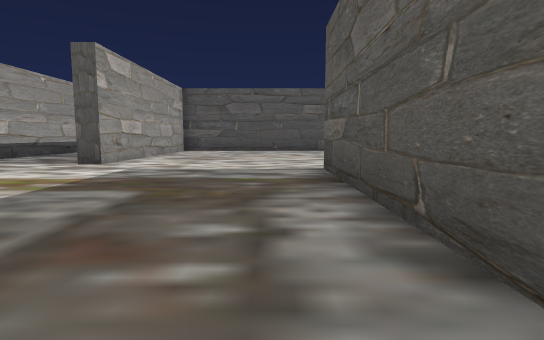
[1] (above)

24 first-person views from a walk through a 3-D level made in the Unity game engine. The camera is 1.2 m above the floor, tilts 6° down and sees 80° across. The floor is counted in squares, 2 m on a side. Each view is taken from the middle of a square. On the plan, view 1 faces up. The plan holds only what a view shows up to about 10 squares ahead; the rest is blank. The place goes on beyond the plan. The player character is not drawn.

[2]
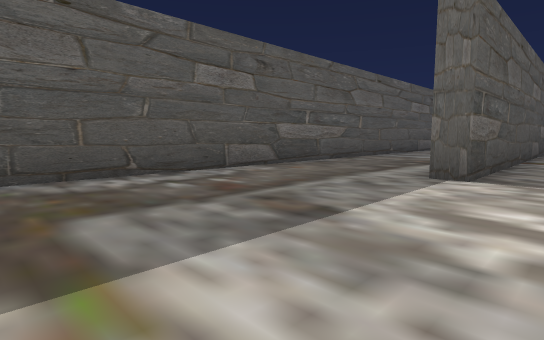

[3]
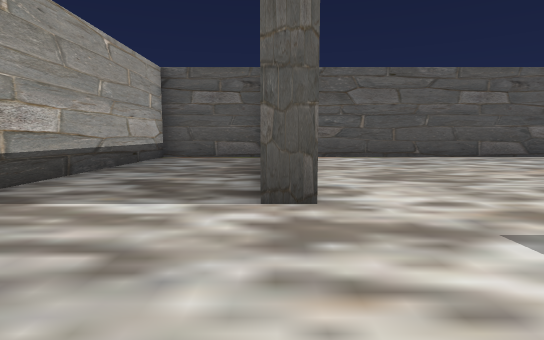

[4]
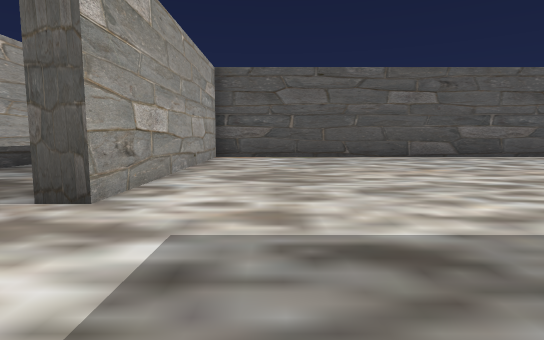

[5]
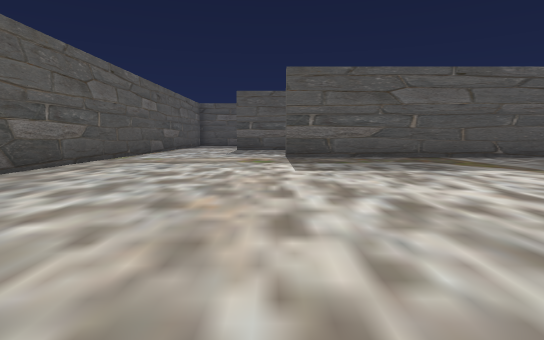

[6]
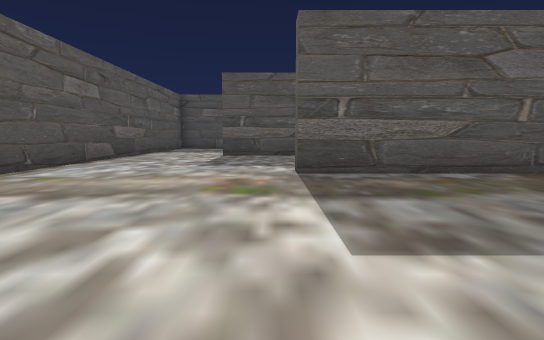

[7]
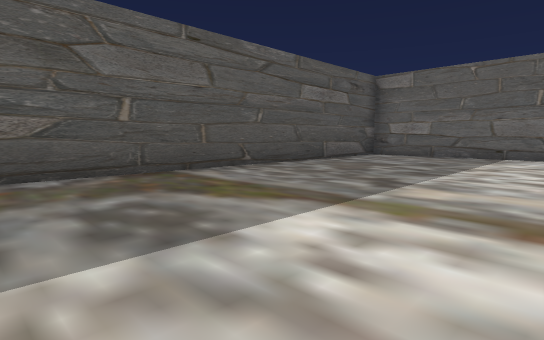

[8]
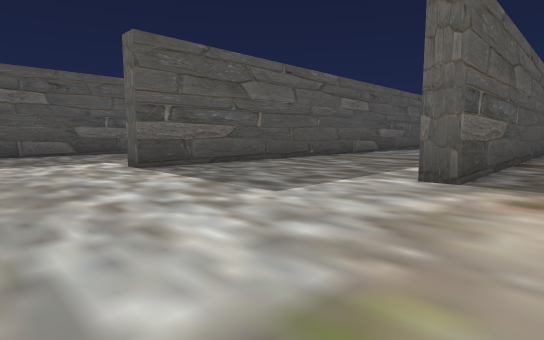

[9]
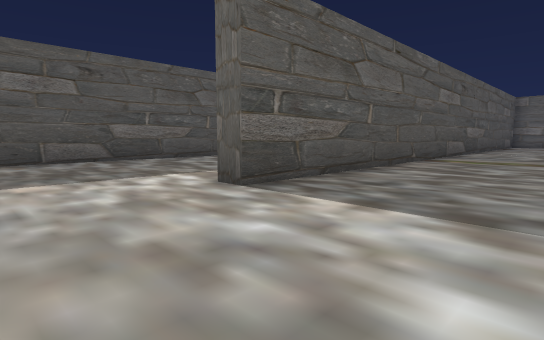

[10]
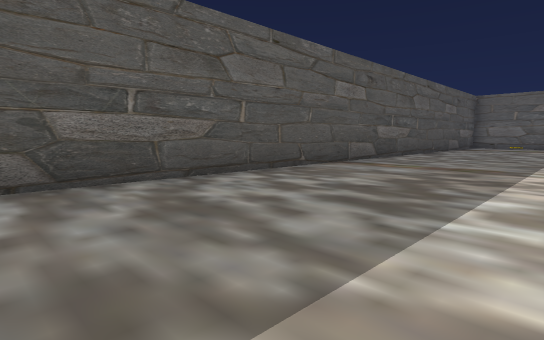

[11]
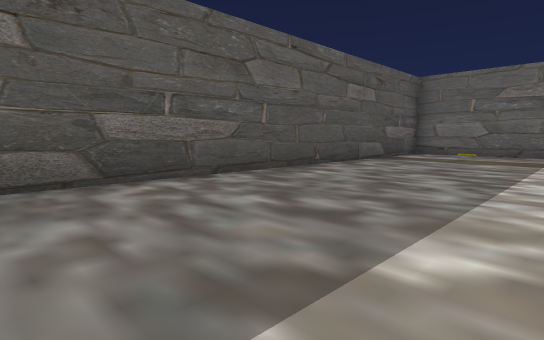

[12]
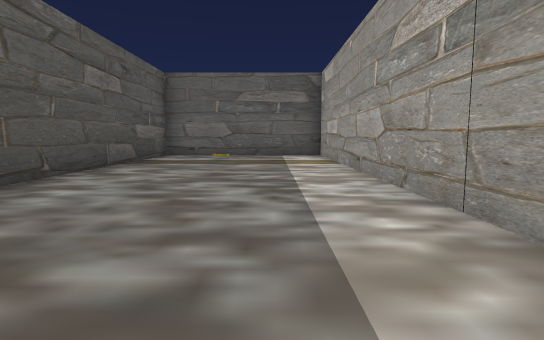

[13]
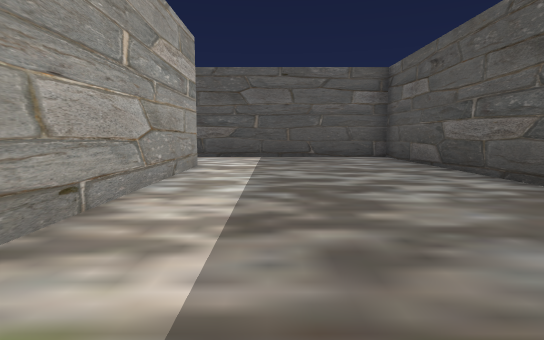

[14]
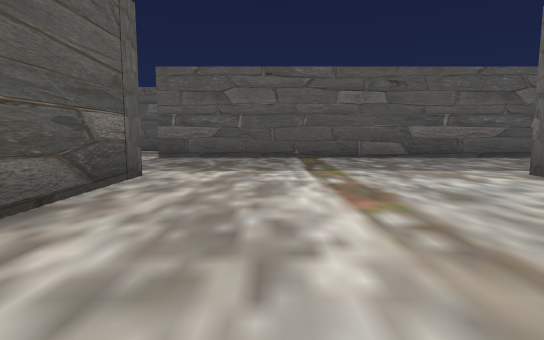

[15]
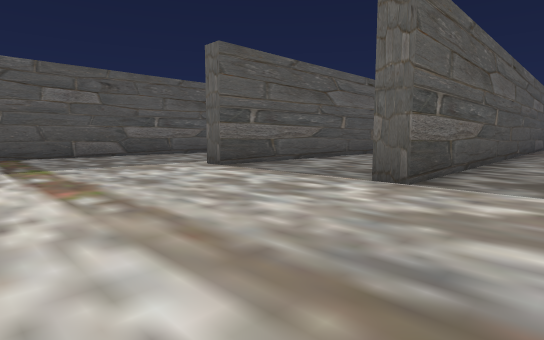

[16]
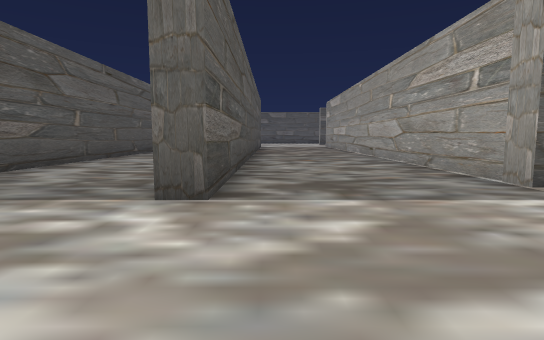

[17]
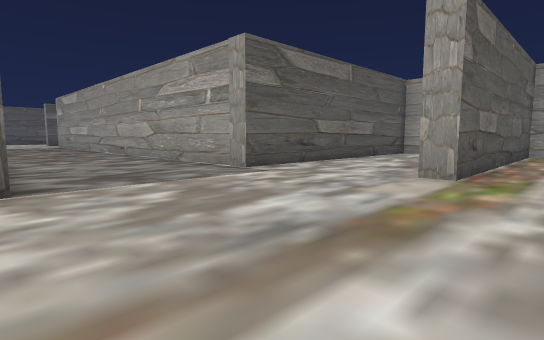

[18]
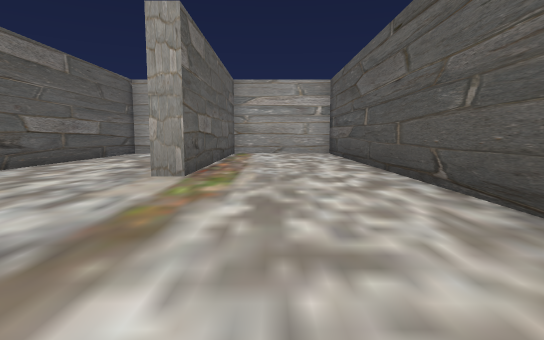

[19]
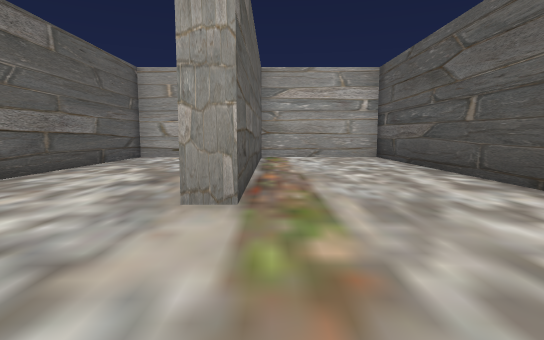

[20]
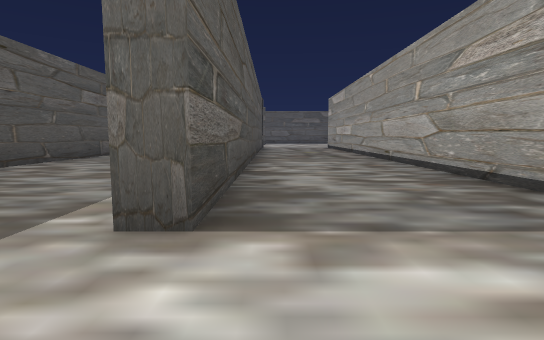

[21]
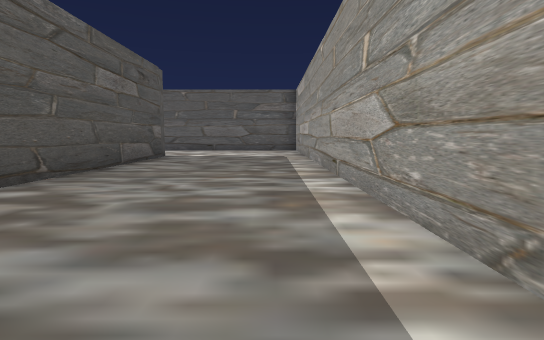

[22]
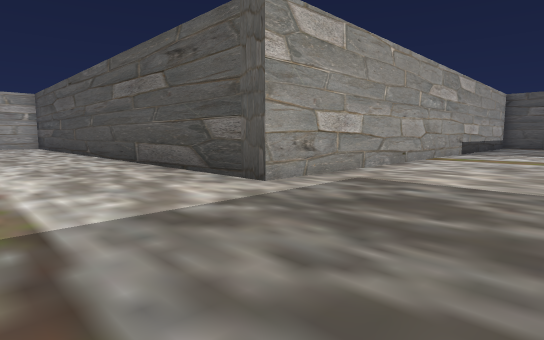

[23]
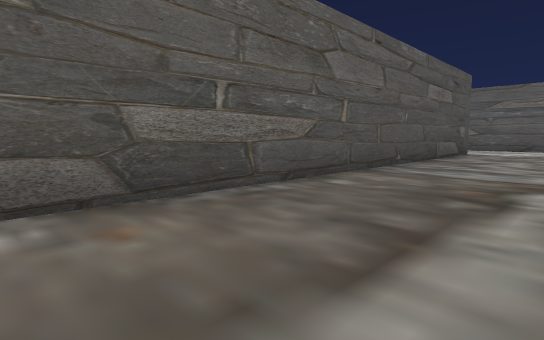

[24]
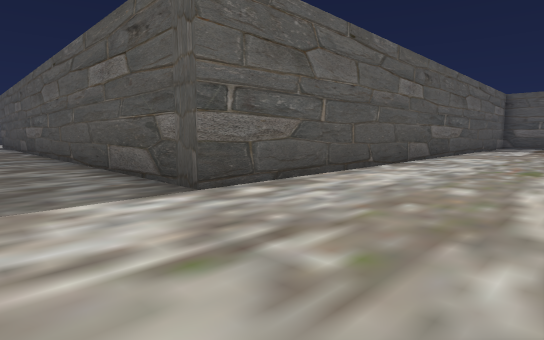

### Floor plan
Points are (right, up) in squares from view 1. A wall is a line through its corners. A room is listed if a view was taken in it or the views show most of it. See-through windows are left out.
Room 1 (views 1, 24)
walls: (10.2, -11.9) (0.9, -11.9) (0.9, 0.5)
ways out: opening at (-0.5, -0.5) to room 2
Room 2 (views 2, 3, 4, 5, 6, 7, 8, 9, 10, 11, 12, 13, 14, 15, 16, 17, 18, 19, 20, 21, 22, 23)
walls: (2.8, -2.9) (6.5, -2.9); (0.9, 0.5) (0.9, 5.9); (7.1, -2.1) (7.1, 8.6) (7.8, 8.6); (12, 1.8) (12, 10.5) (12.5, 10.5) (12.5, 5.8); (12.5, 1.2) (12.5, -7) (17.2, -7) (17.2, 13.2) (-3.6, 13.2) (-3.6, 6.8) (-4.1, 6.8); (-7, -10.1) (-7, -18.9); (-10.9, -9.4) (-10.9, -16.1); (-4.2, 13.2) (-7, 13.2) (-7, -2) (-22.3, -2) (-22.3, -5.3) (-15.8, -5.3) (-15.8, -5.9); (-7.5, -15.8) (-7.5, -8) (-7, -8); (-2.9, -18.8) (-2.9, -0.8) (-2.2, -0.8); (-11.4, -16.6) (-11.4, -8) (-10.9, -8); (-22.3, -7.6) (-22.3, -8.7) (-15.1, -8.7) (-15.1, -15.1)
ways out: opening at (-0.5, -0.5) to room 1
objects: other object (15, -5)

Positions as (right, up) in squares from view 1, and headings:
1: (0, 0), facing up
2: (-4, 4), facing down-right
3: (-4, 4), facing up
4: (-2, 4), facing up
5: (-2, 9), facing right
6: (2, 9), facing right
7: (2, 7), facing down-right
8: (6, 13), facing down-right
9: (9, 13), facing down-right
10: (13, 11), facing down-right
11: (13, 4), facing down-right
12: (14, 3), facing down
13: (14, 4), facing up
14: (-12, -4), facing right
15: (-13, -4), facing down-right
16: (-12, -5), facing down
17: (-11, -4), facing down-left
18: (-11, -4), facing left
19: (-13, -5), facing left
20: (-8, -6), facing down
21: (-6, -9), facing down
22: (-4, -5), facing up-left
23: (-2, 0), facing down-right
24: (-1, -15), facing up-right
